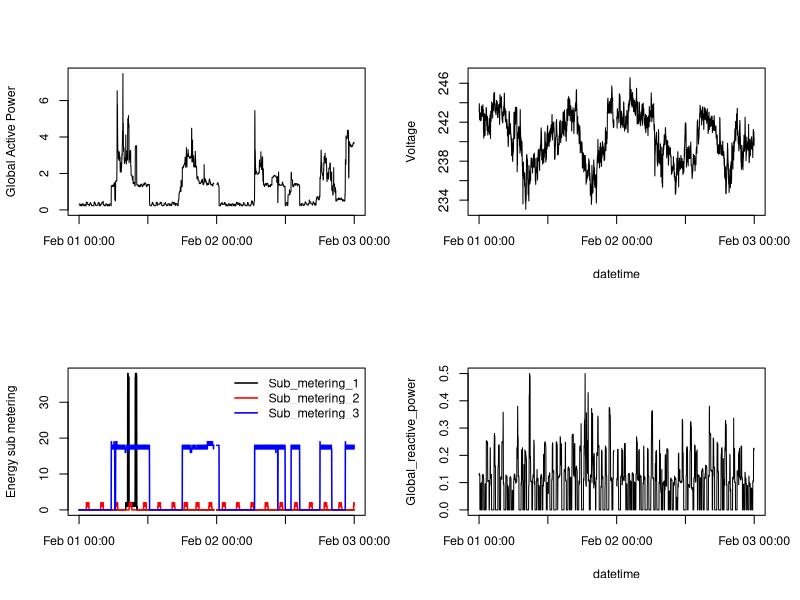

Reproduce this figure in R.
# plot4.R - R code to generate plot4.png

# Read the data file (already limited to data for Feb. 1-2, 2007)
data <- read.csv("household_power_2days.txt", sep=";", stringsAsFactors=FALSE)

# Convert Date & Time variables to Date/Time classes
data$Date <- as.Date(data$Date, "%d/%m/%Y")
data$Time <- strptime(paste(data$Date, data$Time), "%Y-%m-%d %H:%M:%S")

# Create the plots
png(file="plot4.png", bg="transparent")  # png default size is 480x480
with(data, {
    par(mfrow=c(2,2))
    # Global Active Power - mostly default values, adjust font size
    plot(Time, Global_active_power, type="n", xlab="", 
         ylab="Global Active Power", cex.axis=0.9, cex.lab=0.9)
    lines(Time, Global_active_power)
    # Voltage - plot without y-axis, then add y-axis ticks/labels after
    plot(Time, Voltage, type="n", xlab="datetime", ylab="Voltage",
         ylim=c(233,247), yaxt="n", cex.axis=0.9, cex.lab=0.9)
    axis(side=2, at=seq(234,246,2), label=c("234","","238","","242","","246"))
    lines(Time, Voltage)
    # Energy sub metering - same settings as plot3, remove box from legend
    lw = c(1.5, 1.5, 1.5)  # use a slightly thicker line width
    plot(Time, Sub_metering_1, type="n", cex.axis=0.9, cex.lab=0.9, xlab="", 
         ylab="Energy sub metering")
    lines(Time, Sub_metering_1, lwd=lw)
    lines(Time, Sub_metering_2, col="red", lwd=lw)
    lines(Time, Sub_metering_3, col="blue", lwd=lw)
    legend("topright", col=c("black", "red", "blue"), lwd=lw, bty="n",
           legend=c("Sub_metering_1", "Sub_metering_2", "Sub_metering_3"),
           pt.cex=0.9, cex=0.9)
    # Global reactive power - adjust ylim for scale on y-axis
    plot(Time, Global_reactive_power, type="n", xlab="datetime", 
         ylim=c(0.0,0.5), cex.axis=0.9, cex.lab=0.9)
    lines(Time, Global_reactive_power)
})

dev.off()